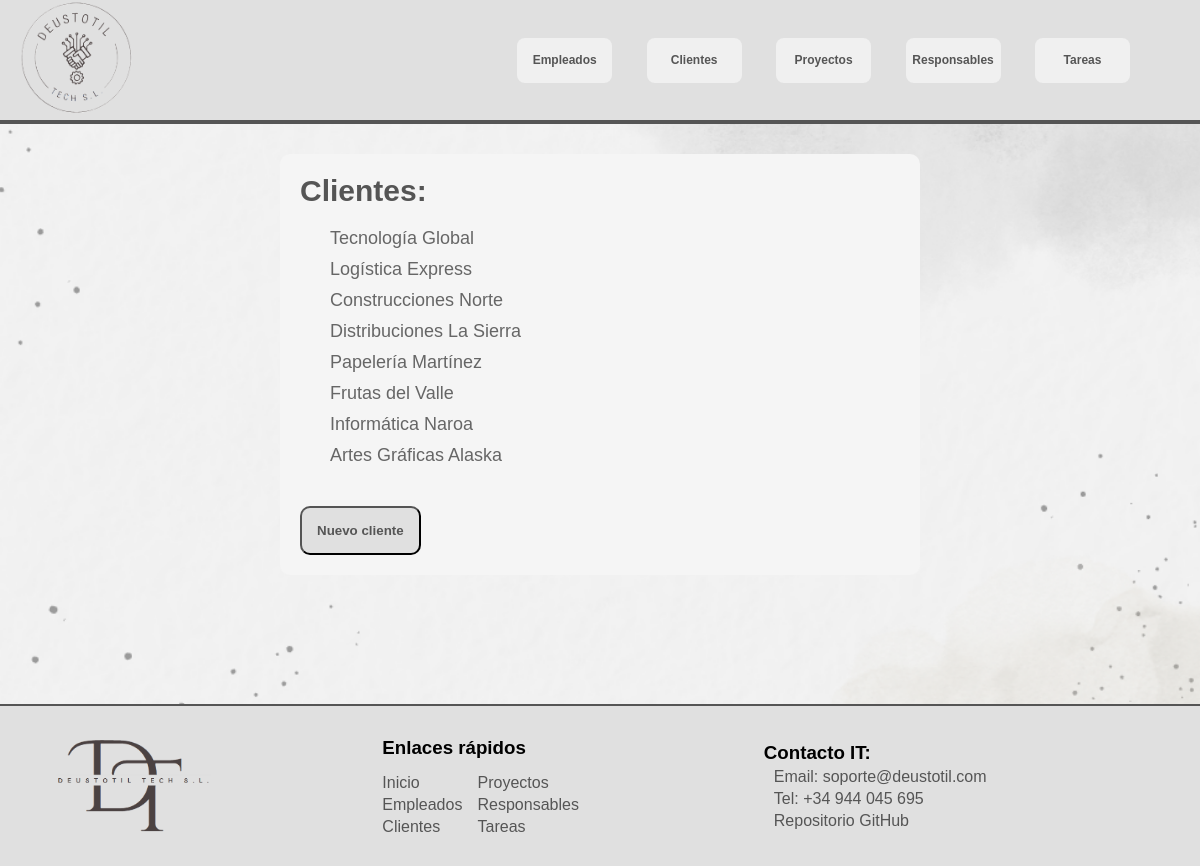
The app's page /deustotil/clientes with its own data.
### appdeustotil/models.py (models this page shows, shortened)
class Cliente(models.Model):
    nombre = models.CharField(max_length=30)
    CIF = models.CharField(max_length=12)
    direccion = models.CharField(max_length=30, default="Sin")
    persona_contacto = models.CharField(max_length=30)
    email_contacto = models.EmailField()
    num_contacto = models.CharField(max_length=12)
    pago = models.CharField(max_length=15, choices=[('Efectivo','efectivo'), ('Cheque','cheque'), ('Transferencia','transferencia'), ('Domiciliación','domiciliación')], default="Transferencia")

### appdeustotil/views.py (the view)
# urls.py: path('clientes', views.ClienteListView.as_view(), name='clientes'),
class ClienteListView(ListView):
    model = Cliente

### appdeustotil/templates/appdeustotil/cliente_list.html
{% extends "base.html" %}
{% block content %}
<section id="content">
    <h2>Clientes:</h2>
    <ul>
    {% for cliente in object_list %}
        <li>
            <a href="{% url 'detalles_cliente' cliente.id %}">{{ cliente.nombre}}</a>
        </li>
    {% endfor %}
    </ul>
    <button><a href="{% url 'crear_cliente'%}">Nuevo cliente</a></button>
</section>
{% endblock %}

### appdeustotil/static/css/styles.css (style rules this page uses)
* { margin:0; padding:0; font-family: Arial, Helvetica, sans-serif; }
html, body { height: 100%; }
#content { background-color: whitesmoke; max-width: 600px; margin: auto; padding: 20px; border-radius: 10px; }
article section { padding: 20px; margin-left: 10px; color:#555555; }
article section h2 { color: #555555; font-size: 30px; font-weight: 700; margin-bottom: 20px; }
article section ul { list-style: none; margin-left: 30px; margin-bottom: 20px; }
article section ul li { margin: 10px 0; font-size: 18px; }
article section ul li a { text-decoration: none; color: #666666; }
article section button { margin-top: 20px; padding: 15px; background-color: #e0e0e0; color:#555555; border-radius: 10px; font-weight: bold; }
article section button a { color: #555555; text-decoration: none; }

### records on screen
Cliente: nombre "Tecnología Global"
Cliente: nombre "Logística Express"
Cliente: nombre "Construcciones Norte"
Cliente: nombre "Distribuciones La Sierra"
Cliente: nombre "Papelería Martínez"
Cliente: nombre "Frutas del Valle"
Cliente: nombre "Informática Naroa"
Cliente: nombre "Artes Gráficas Alaska"
